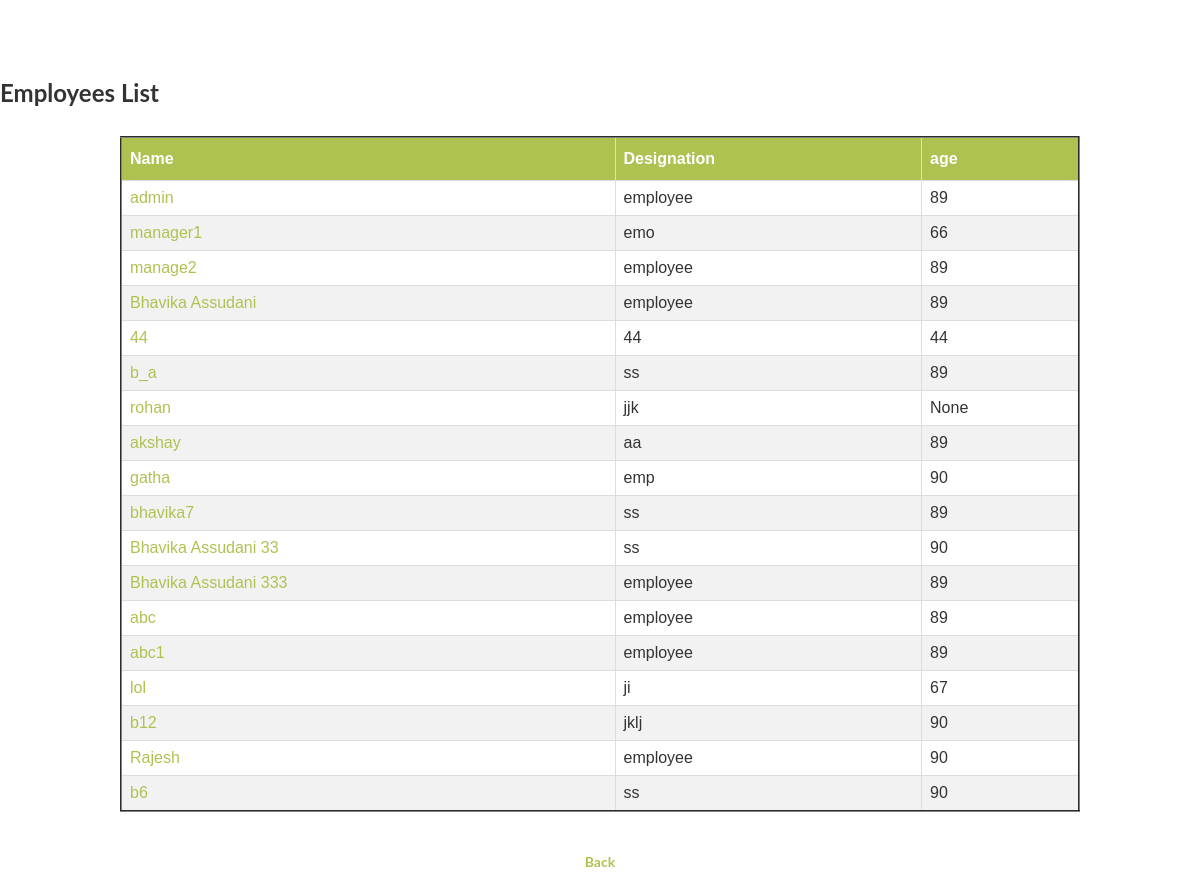
Page /list (signed in) on the earlier database version.
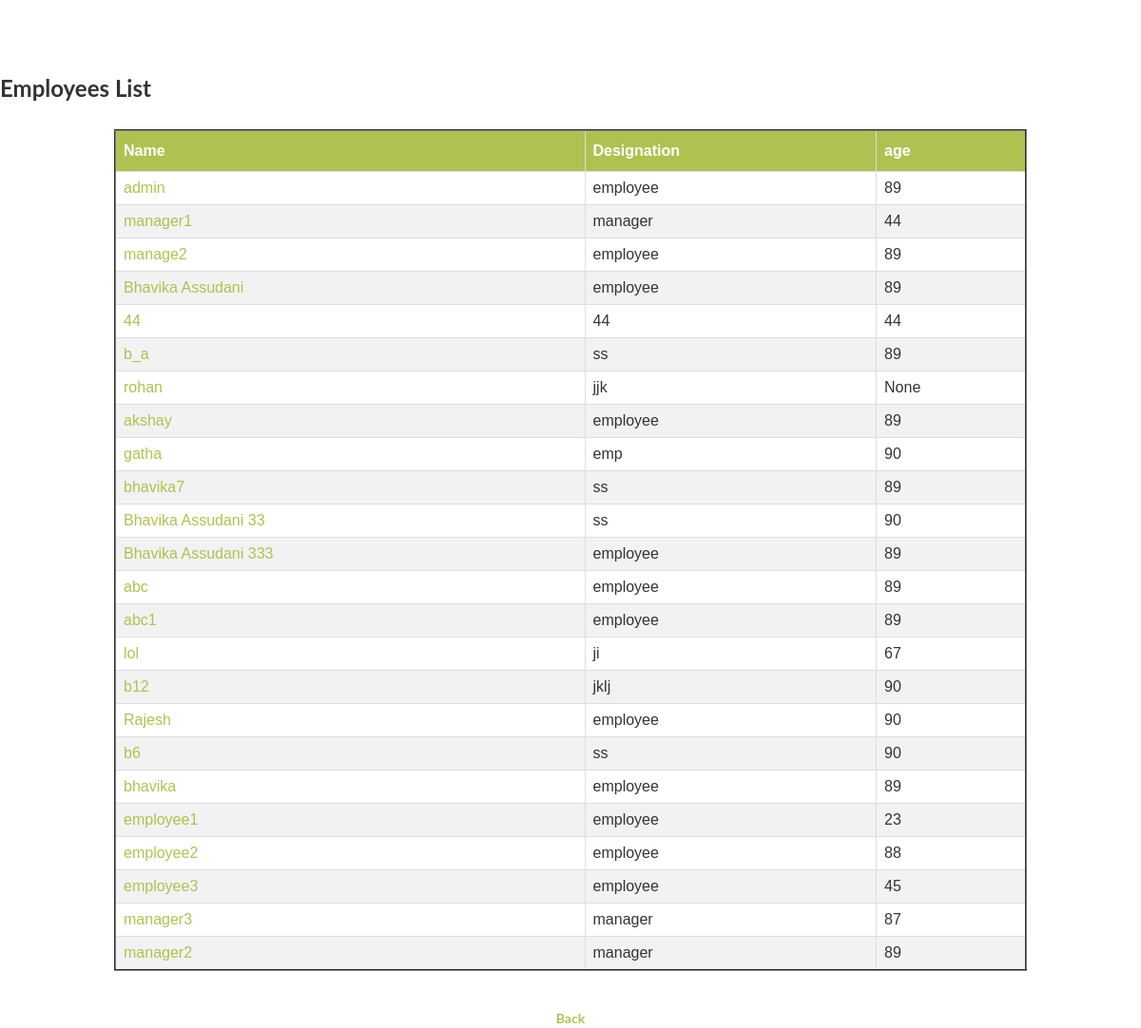
Same page on the later database version.
### app.py (models this page shows, shortened)
class Employees(db.Model):
    name = db.Column(db.String(100), primary_key=True)
    designation = db.Column(db.String(100))
    salary = db.Column(db.Integer)
    address = db.Column(db.String(100))
    pNumber = db.Column(db.Integer)
    manager = db.Column(db.String(200))
    password = db.Column(db.String(200))
    age = db.Column(db.Integer)
    isManager=db.Column(db.Boolean)

### app.py (the view)
@app.route('/list')
def list_employees():
    logged_in=session['name']
    employee = Employees.query.filter_by(name=logged_in).first()
    if(employee.isManager):
        rows=Employees.query.filter_by(manager=logged_in).all()
        logging.info("employees list shown")
        return render_template('/list_employees.html', rows=rows)
    else:
        logging.info("employees list shown")
        return render_template('/list_employees.html', rows=Employees.query.all())

### templates/list_employees.html (shortened to what this page needs)
<head>
    <link href="https://maxcdn.bootstrapcdn.com/bootstrap/3.3.7/css/bootstrap.min.css" rel="stylesheet">
    <link type= "text/css" rel="stylesheet" href="{{ url_for('static', filename='styles.css') }}" >
</head>
<body>
   <br>
 <br>
 <br>
 <h3 >Employees List</h3>
 <br>
     <table border="2" padding = "5" align="center">
         <thead>
            <tr>
               <th>Name</th>
                <th>Designation</th>
               <th>age</th>
            </tr>
         </thead>
         <tbody>
            {% for x in rows %}
            <tr>
                  <td><a  href="{{ url_for('displayEmp',employee=x) }}"  >{{ x.name }}</a></td>
                  <td>{{ x.designation }}</td>
                  <td>{{ x.age }}</td>
               </tr>
            {% endfor %}
         </tbody>
      </table>
<br>
 <br>
<center>
     <a href="{{ url_for('back_emp') }}">Back</a>
</center>
</body>

### static/styles.css (style rules this page uses)
body, html { width: 100%; height: 100%; }
body, h1, h2, h3 { font-family: "Lato", "Helvetica Neue", Helvetica, Arial, sans-serif; font-weight: 700; }
a, .navbar-default .navbar-brand, .navbar-default .navbar-nav>li>a { color: #aec251; }
table { font-family: "Trebuchet MS", Arial, Helvetica, sans-serif; border-collapse: collapse; align:center; margin-right:10%; width: 80%; }
td, th { border: 1px solid #ddd; padding: 8px; }
tr:nth-child(even) { background-color: #f2f2f2; }
th { padding-top: 12px; padding-bottom: 12px; text-align: left; background-color: #aec251; color: white; }

Differences in the rows shown:
changed Employees "manager1": designation "emo" → "manager"; age "66" → "44"
changed Employees "akshay": designation "aa" → "employee"
added Employees: name "bhavika", designation "employee", age "89"
added Employees: name "employee1", designation "employee", age "23"
added Employees: name "employee2", designation "employee", age "88"
added Employees: name "employee3", designation "employee", age "45"
added Employees: name "manager3", designation "manager", age "87"
added Employees: name "manager2", designation "manager", age "89"
